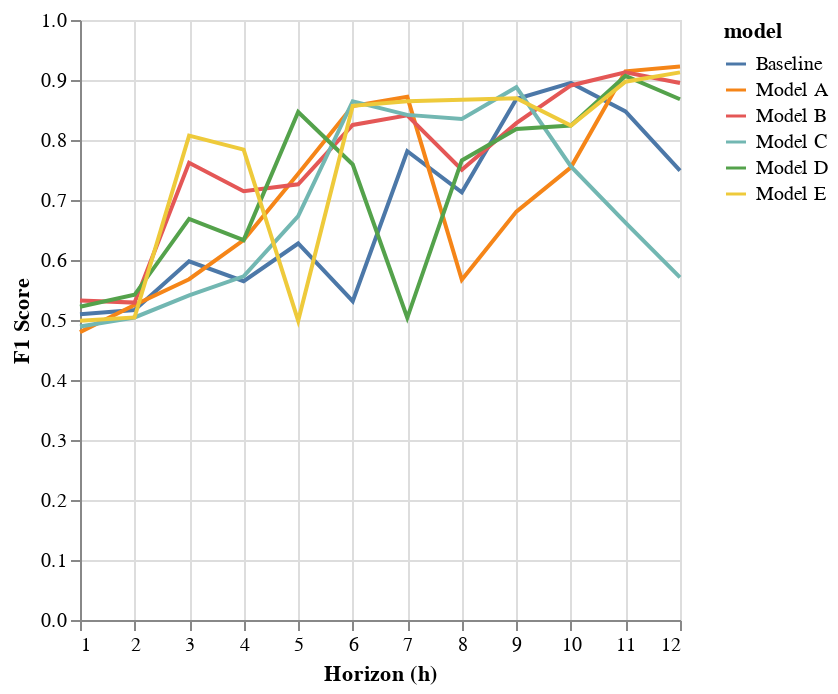

The cell this chart's notebook holds for it:
### Code cell
# Plot f1
clf_f1_plot = (
    alt.Chart(clf_results_df)
    .mark_line()
    .encode(
        x=alt.X("horizon:Q", title="Horizon (h)", scale=alt.Scale(domain=[1, 12])),
        y=alt.Y("f1-macro:Q", title="F1 Score"),
        color="model",
    )
    .properties(width=300)
)

clf_f1_plot

### Figure 1 — Vega-Lite specification as saved in the notebook (floating-point values rounded to 4 significant figures)
{"config": {"view": {"continuousWidth": 400, "continuousHeight": 300}}, "data": {"name": "data-29ead43e9833be5eaedba1dad4dbc04c"}, "mark": "line", "encoding": {"color": {"field": "model", "type": "nominal"}, "x": {"field": "horizon", "scale": {"domain": [1, 12]}, "title": "Horizon (h)", "type": "quantitative"}, "y": {"field": "f1-macro", "title": "F1 Score", "type": "quantitative"}}, "width": 300, "$schema": "https://vega.github.io/schema/vega-lite/v4.17.0.json", "datasets": {"data-29ead43e9833be5eaedba1dad4dbc04c": [{"model": "Baseline", "horizon": 1, "accuracy": 0.4922, "f1-macro": 0.5095, "auroc": 0.467}, {"model": "Model A", "horizon": 1, "accuracy": 0.4724, "f1-macro": 0.4798, "auroc": 0.454}, {"model": "Model B", "horizon": 1, "accuracy": 0.5, "f1-macro": 0.5326, "auroc": 0.4608}, {"model": "Model C", "horizon": 1, "accuracy": 0.48, "f1-macro": 0.4891, "auroc": 0.4625}, {"model": "Model D", "horizon": 1, "accuracy": 0.5152, "f1-macro": 0.5221, "auroc": 0.5016}, {"model": "Model E", "horizon": 1, "accuracy": 0.4884, "f1-macro": 0.4988, "auroc": 0.4679}, {"model": "Baseline", "horizon": 2, "accuracy": 0.5039, "f1-macro": 0.5165, "auroc": 0.4721}, {"model": "Model A", "horizon": 2, "accuracy": 0.5159, "f1-macro": 0.5249, "auroc": 0.4868}, {"model": "Model B", "horizon": 2, "accuracy": 0.5149, "f1-macro": 0.529, "auroc": 0.4785}, {"model": "Model C", "horizon": 2, "accuracy": 0.4922, "f1-macro": 0.5042, "auroc": 0.4576}, {"model": "Model D", "horizon": 2, "accuracy": 0.5414, "f1-macro": 0.542, "auroc": 0.526}, {"model": "Model E", "horizon": 2, "accuracy": 0.4922, "f1-macro": 0.5042, "auroc": 0.4576}, {"model": "Baseline", "horizon": 3, "accuracy": 0.592, "f1-macro": 0.5978, "auroc": 0.5478}, {"model": "Model A", "horizon": 3, "accuracy": 0.568, "f1-macro": 0.568, "auroc": 0.5312}, {"model": "Model B", "horizon": 3, "accuracy": 0.763, "f1-macro": 0.762, "auroc": 0.744}, {"model": "Model C", "horizon": 3, "accuracy": 0.5433, "f1-macro": 0.5412, "auroc": 0.5059}, {"model": "Model D", "horizon": 3, "accuracy": 0.6489, "f1-macro": 0.6685, "auroc": 0.6091}, {"model": "Model E", "horizon": 3, "accuracy": 0.8074, "f1-macro": 0.8074, "auroc": 0.7918}, {"model": "Baseline", "horizon": 4, "accuracy": 0.5591, "f1-macro": 0.5647, "auroc": 0.5447}, {"model": "Model A", "horizon": 4, "accuracy": 0.6154, "f1-macro": 0.6331, "auroc": 0.6091}, {"model": "Model B", "horizon": 4, "accuracy": 0.7099, "f1-macro": 0.7147, "auroc": 0.7082}, {"model": "Model C", "horizon": 4, "accuracy": 0.5635, "f1-macro": 0.5728, "auroc": 0.5454}, {"model": "Model D", "horizon": 4, "accuracy": 0.6154, "f1-macro": 0.6331, "auroc": 0.6091}, {"model": "Model E", "horizon": 4, "accuracy": 0.7761, "f1-macro": 0.7839, "auroc": 0.791}, {"model": "Baseline", "horizon": 5, "accuracy": 0.619, "f1-macro": 0.6275, "auroc": 0.61}, {"model": "Model A", "horizon": 5, "accuracy": 0.7252, "f1-macro": 0.7437, "auroc": 0.7547}, {"model": "Model B", "horizon": 5, "accuracy": 0.7154, "f1-macro": 0.7262, "auroc": 0.7234}, {"model": "Model C", "horizon": 5, "accuracy": 0.6667, "f1-macro": 0.6731, "auroc": 0.6615}, {"model": "Model D", "horizon": 5, "accuracy": 0.8433, "f1-macro": 0.8467, "auroc": 0.8546}, {"model": "Model E", "horizon": 5, "accuracy": 0.4632, "f1-macro": 0.4989, "auroc": 0.3882}, {"model": "Baseline", "horizon": 6, "accuracy": 0.5, "f1-macro": 0.5313, "auroc": 0.4228}, {"model": "Model A", "horizon": 6, "accuracy": 0.8571, "f1-macro": 0.8565, "auroc": 0.8498}, {"model": "Model B", "horizon": 6, "accuracy": 0.8258, "f1-macro": 0.825, "auroc": 0.8181}, {"model": "Model C", "horizon": 6, "accuracy": 0.8636, "f1-macro": 0.8646, "auroc": 0.8623}, {"model": "Model D", "horizon": 6, "accuracy": 0.7556, "f1-macro": 0.7592, "auroc": 0.7463}, {"model": "Model E", "horizon": 6, "accuracy": 0.8571, "f1-macro": 0.8569, "auroc": 0.8504}, {"model": "Baseline", "horizon": 7, "accuracy": 0.7761, "f1-macro": 0.7813, "auroc": 0.7738}, {"model": "Model A", "horizon": 7, "accuracy": 0.8712, "f1-macro": 0.8719, "auroc": 0.869}, {"model": "Model B", "horizon": 7, "accuracy": 0.8421, "f1-macro": 0.8411, "auroc": 0.8346}, {"model": "Model C", "horizon": 7, "accuracy": 0.8421, "f1-macro": 0.8419, "auroc": 0.8349}, {"model": "Model D", "horizon": 7, "accuracy": 0.4706, "f1-macro": 0.5037, "auroc": 0.3828}, {"model": "Model E", "horizon": 7, "accuracy": 0.8636, "f1-macro": 0.8646, "auroc": 0.8623}, {"model": "Baseline", "horizon": 8, "accuracy": 0.7111, "f1-macro": 0.713, "auroc": 0.6918}, {"model": "Model A", "horizon": 8, "accuracy": 0.5294, "f1-macro": 0.5672, "auroc": 0.437}, {"model": "Model B", "horizon": 8, "accuracy": 0.746, "f1-macro": 0.7504, "auroc": 0.74}, {"model": "Model C", "horizon": 8, "accuracy": 0.8244, "f1-macro": 0.8352, "auroc": 0.8627}, {"model": "Model D", "horizon": 8, "accuracy": 0.7619, "f1-macro": 0.766, "auroc": 0.7576}, {"model": "Model E", "horizon": 8, "accuracy": 0.8615, "f1-macro": 0.8669, "auroc": 0.887}, {"model": "Baseline", "horizon": 9, "accuracy": 0.8626, "f1-macro": 0.8684, "auroc": 0.8786}, {"model": "Model A", "horizon": 9, "accuracy": 0.6815, "f1-macro": 0.6807, "auroc": 0.6466}, {"model": "Model B", "horizon": 9, "accuracy": 0.8281, "f1-macro": 0.8281, "auroc": 0.8134}, {"model": "Model C", "horizon": 9, "accuracy": 0.8846, "f1-macro": 0.8879, "auroc": 0.8949}, {"model": "Model D", "horizon": 9, "accuracy": 0.8189, "f1-macro": 0.8185, "auroc": 0.8036}, {"model": "Model E", "horizon": 9, "accuracy": 0.8626, "f1-macro": 0.8697, "auroc": 0.8879}, {"model": "Baseline", "horizon": 10, "accuracy": 0.8923, "f1-macro": 0.8951, "auroc": 0.9003}, {"model": "Model A", "horizon": 10, "accuracy": 0.7537, "f1-macro": 0.7544, "auroc": 0.7237}, {"model": "Model B", "horizon": 10, "accuracy": 0.8915, "f1-macro": 0.8909, "auroc": 0.8783}, {"model": "Model C", "horizon": 10, "accuracy": 0.7537, "f1-macro": 0.7559, "auroc": 0.7236}, {"model": "Model D", "horizon": 10, "accuracy": 0.824, "f1-macro": 0.824, "auroc": 0.809}, {"model": "Model E", "horizon": 10, "accuracy": 0.824, "f1-macro": 0.824, "auroc": 0.809}, {"model": "Baseline", "horizon": 11, "accuracy": 0.8485, "f1-macro": 0.8477, "auroc": 0.8281}, {"model": "Model A", "horizon": 11, "accuracy": 0.9147, "f1-macro": 0.9145, "auroc": 0.9036}, {"model": "Model B", "horizon": 11, "accuracy": 0.9134, "f1-macro": 0.9128, "auroc": 0.9005}, {"model": "Model C", "horizon": 11, "accuracy": 0.6667, "f1-macro": 0.6624, "auroc": 0.6286}, {"model": "Model D", "horizon": 11, "accuracy": 0.9062, "f1-macro": 0.9068, "auroc": 0.8998}, {"model": "Model E", "horizon": 11, "accuracy": 0.8968, "f1-macro": 0.8971, "auroc": 0.8881}, {"model": "Baseline", "horizon": 12, "accuracy": 0.7519, "f1-macro": 0.7488, "auroc": 0.7228}, {"model": "Model A", "horizon": 12, "accuracy": 0.9219, "f1-macro": 0.9223, "auroc": 0.9175}, {"model": "Model B", "horizon": 12, "accuracy": 0.896, "f1-macro": 0.8949, "auroc": 0.8818}, {"model": "Model C", "horizon": 12, "accuracy": 0.5735, "f1-macro": 0.5711, "auroc": 0.5184}, {"model": "Model D", "horizon": 12, "accuracy": 0.8682, "f1-macro": 0.8679, "auroc": 0.8524}, {"model": "Model E", "horizon": 12, "accuracy": 0.9134, "f1-macro": 0.9128, "auroc": 0.9005}]}}
